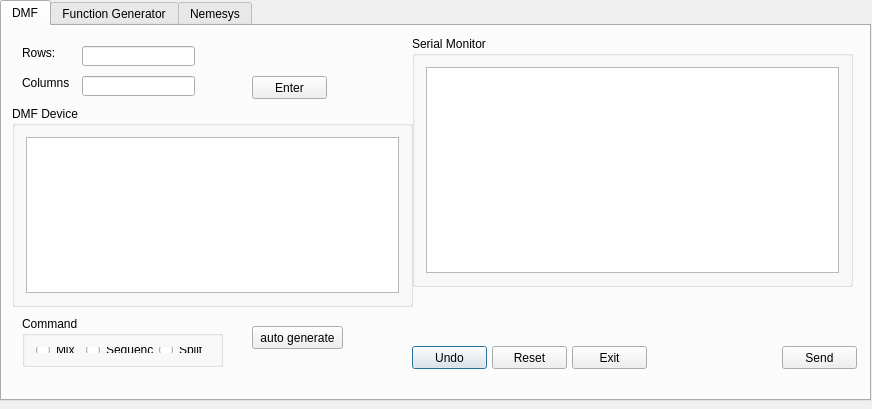
<?xml version="1.0" encoding="UTF-8"?>
<ui version="4.0">
 <class>DMFgui</class>
 <widget class="QDialog" name="DMFgui">
  <property name="geometry">
   <rect>
    <x>0</x>
    <y>0</y>
    <width>872</width>
    <height>409</height>
   </rect>
  </property>
  <property name="windowTitle">
   <string>DMFgui</string>
  </property>
  <widget class="QTabWidget" name="tabs">
   <property name="geometry">
    <rect>
     <x>0</x>
     <y>0</y>
     <width>871</width>
     <height>401</height>
    </rect>
   </property>
   <property name="currentIndex">
    <number>0</number>
   </property>
   <property name="tabBarAutoHide">
    <bool>false</bool>
   </property>
   <widget class="QWidget" name="tab">
    <attribute name="title">
     <string>DMF</string>
    </attribute>
    <widget class="QGroupBox" name="commandGroup">
     <property name="geometry">
      <rect>
       <x>20</x>
       <y>290</y>
       <width>201</width>
       <height>51</height>
      </rect>
     </property>
     <property name="title">
      <string>Command</string>
     </property>
     <layout class="QHBoxLayout" name="horizontalLayout">
      <item>
       <widget class="QRadioButton" name="mixButton">
        <property name="text">
         <string>Mix</string>
        </property>
       </widget>
      </item>
      <item>
       <widget class="QRadioButton" name="sequenceButton">
        <property name="text">
         <string>Sequence</string>
        </property>
       </widget>
      </item>
      <item>
       <widget class="QRadioButton" name="splitButton">
        <property name="text">
         <string>Split</string>
        </property>
       </widget>
      </item>
     </layout>
    </widget>
    <widget class="QGroupBox" name="SerialMonitorGroup">
     <property name="geometry">
      <rect>
       <x>410</x>
       <y>10</y>
       <width>441</width>
       <height>251</height>
      </rect>
     </property>
     <property name="title">
      <string>Serial Monitor</string>
     </property>
     <layout class="QHBoxLayout" name="horizontalLayout_2">
      <item>
       <widget class="QTextEdit" name="textEdit"/>
      </item>
     </layout>
    </widget>
    <widget class="QPushButton" name="UndoButton">
     <property name="geometry">
      <rect>
       <x>410</x>
       <y>320</y>
       <width>75</width>
       <height>23</height>
      </rect>
     </property>
     <property name="text">
      <string>Undo</string>
     </property>
    </widget>
    <widget class="QPushButton" name="resetButton">
     <property name="geometry">
      <rect>
       <x>490</x>
       <y>320</y>
       <width>75</width>
       <height>23</height>
      </rect>
     </property>
     <property name="text">
      <string>Reset</string>
     </property>
    </widget>
    <widget class="QPushButton" name="exitButton">
     <property name="geometry">
      <rect>
       <x>570</x>
       <y>320</y>
       <width>75</width>
       <height>23</height>
      </rect>
     </property>
     <property name="text">
      <string>Exit</string>
     </property>
    </widget>
    <widget class="QPushButton" name="sendButton">
     <property name="geometry">
      <rect>
       <x>780</x>
       <y>320</y>
       <width>75</width>
       <height>23</height>
      </rect>
     </property>
     <property name="text">
      <string>Send</string>
     </property>
    </widget>
    <widget class="QGroupBox" name="groupBox">
     <property name="geometry">
      <rect>
       <x>10</x>
       <y>80</y>
       <width>401</width>
       <height>201</height>
      </rect>
     </property>
     <property name="title">
      <string>DMF Device</string>
     </property>
     <layout class="QVBoxLayout" name="verticalLayout">
      <item>
       <widget class="QGraphicsView" name="graphicsView"/>
      </item>
     </layout>
    </widget>
    <widget class="QLabel" name="label_2">
     <property name="geometry">
      <rect>
       <x>20</x>
       <y>20</y>
       <width>47</width>
       <height>13</height>
      </rect>
     </property>
     <property name="text">
      <string>Rows:</string>
     </property>
    </widget>
    <widget class="QLabel" name="label_3">
     <property name="geometry">
      <rect>
       <x>20</x>
       <y>50</y>
       <width>47</width>
       <height>13</height>
      </rect>
     </property>
     <property name="text">
      <string>Columns:</string>
     </property>
    </widget>
    <widget class="QLineEdit" name="rowEdit">
     <property name="geometry">
      <rect>
       <x>80</x>
       <y>20</y>
       <width>113</width>
       <height>20</height>
      </rect>
     </property>
    </widget>
    <widget class="QLineEdit" name="columnEdit">
     <property name="geometry">
      <rect>
       <x>80</x>
       <y>50</y>
       <width>113</width>
       <height>20</height>
      </rect>
     </property>
    </widget>
    <widget class="QPushButton" name="enterButton">
     <property name="geometry">
      <rect>
       <x>250</x>
       <y>50</y>
       <width>75</width>
       <height>23</height>
      </rect>
     </property>
     <property name="text">
      <string>Enter</string>
     </property>
    </widget>
    <widget class="QPushButton" name="autogen_Button">
     <property name="geometry">
      <rect>
       <x>250</x>
       <y>300</y>
       <width>91</width>
       <height>23</height>
      </rect>
     </property>
     <property name="text">
      <string>auto generate</string>
     </property>
    </widget>
   </widget>
   <widget class="QWidget" name="tab_2">
    <attribute name="title">
     <string>Function Generator</string>
    </attribute>
    <widget class="QPushButton" name="Voltage_SendButton">
     <property name="geometry">
      <rect>
       <x>230</x>
       <y>30</y>
       <width>75</width>
       <height>23</height>
      </rect>
     </property>
     <property name="text">
      <string>Send</string>
     </property>
    </widget>
    <widget class="QLineEdit" name="lineEdit">
     <property name="geometry">
      <rect>
       <x>100</x>
       <y>30</y>
       <width>121</width>
       <height>21</height>
      </rect>
     </property>
     <property name="text">
      <string/>
     </property>
    </widget>
    <widget class="QLabel" name="label">
     <property name="geometry">
      <rect>
       <x>30</x>
       <y>30</y>
       <width>121</width>
       <height>21</height>
      </rect>
     </property>
     <property name="text">
      <string>Set Voltage:</string>
     </property>
    </widget>
   </widget>
   <widget class="QWidget" name="tab_3">
    <attribute name="title">
     <string>Nemesys</string>
    </attribute>
    <widget class="QComboBox" name="unitsComboBox">
     <property name="geometry">
      <rect>
       <x>100</x>
       <y>20</y>
       <width>51</width>
       <height>16</height>
      </rect>
     </property>
    </widget>
    <widget class="QLabel" name="label_7">
     <property name="geometry">
      <rect>
       <x>30</x>
       <y>20</y>
       <width>61</width>
       <height>16</height>
      </rect>
     </property>
     <property name="text">
      <string>Volume Units:</string>
     </property>
    </widget>
    <widget class="QPushButton" name="doseButton">
     <property name="geometry">
      <rect>
       <x>10</x>
       <y>180</y>
       <width>51</width>
       <height>23</height>
      </rect>
     </property>
     <property name="text">
      <string>Dose</string>
     </property>
    </widget>
    <widget class="QGroupBox" name="groupBox_2">
     <property name="geometry">
      <rect>
       <x>30</x>
       <y>80</y>
       <width>171</width>
       <height>91</height>
      </rect>
     </property>
     <property name="title">
      <string>Target Values</string>
     </property>
     <widget class="QRadioButton" name="targetVolume">
      <property name="geometry">
       <rect>
        <x>10</x>
        <y>20</y>
        <width>21</width>
        <height>17</height>
       </rect>
      </property>
      <property name="text">
       <string/>
      </property>
     </widget>
     <widget class="QLabel" name="label_5">
      <property name="geometry">
       <rect>
        <x>100</x>
        <y>20</y>
        <width>47</width>
        <height>13</height>
       </rect>
      </property>
      <property name="text">
       <string>Volume</string>
      </property>
     </widget>
     <widget class="QRadioButton" name="targetFlow">
      <property name="geometry">
       <rect>
        <x>10</x>
        <y>50</y>
        <width>21</width>
        <height>17</height>
       </rect>
      </property>
      <property name="text">
       <string/>
      </property>
     </widget>
     <widget class="QLabel" name="label_6">
      <property name="geometry">
       <rect>
        <x>100</x>
        <y>50</y>
        <width>47</width>
        <height>13</height>
       </rect>
      </property>
      <property name="text">
       <string>Flow rate</string>
      </property>
     </widget>
     <widget class="QLineEdit" name="targetVolumeEdit">
      <property name="geometry">
       <rect>
        <x>30</x>
        <y>20</y>
        <width>61</width>
        <height>20</height>
       </rect>
      </property>
     </widget>
     <widget class="QLineEdit" name="targetFlowRateEdit">
      <property name="geometry">
       <rect>
        <x>30</x>
        <y>50</y>
        <width>61</width>
        <height>20</height>
       </rect>
      </property>
     </widget>
    </widget>
    <widget class="QPushButton" name="refillButton">
     <property name="geometry">
      <rect>
       <x>70</x>
       <y>180</y>
       <width>61</width>
       <height>23</height>
      </rect>
     </property>
     <property name="text">
      <string>Refill</string>
     </property>
    </widget>
    <widget class="QPushButton" name="emptyButton">
     <property name="geometry">
      <rect>
       <x>140</x>
       <y>180</y>
       <width>61</width>
       <height>23</height>
      </rect>
     </property>
     <property name="text">
      <string>Empty</string>
     </property>
    </widget>
    <widget class="QGroupBox" name="groupBox_3">
     <property name="geometry">
      <rect>
       <x>270</x>
       <y>60</y>
       <width>221</width>
       <height>141</height>
      </rect>
     </property>
     <property name="title">
      <string>Current Values</string>
     </property>
     <widget class="QLabel" name="label_4">
      <property name="geometry">
       <rect>
        <x>20</x>
        <y>20</y>
        <width>47</width>
        <height>13</height>
       </rect>
      </property>
      <property name="text">
       <string>Volume:</string>
      </property>
     </widget>
     <widget class="QLabel" name="label_8">
      <property name="geometry">
       <rect>
        <x>20</x>
        <y>50</y>
        <width>51</width>
        <height>16</height>
       </rect>
      </property>
      <property name="text">
       <string>Flow rate:</string>
      </property>
     </widget>
     <widget class="QLabel" name="label_9">
      <property name="geometry">
       <rect>
        <x>20</x>
        <y>80</y>
        <width>71</width>
        <height>16</height>
       </rect>
      </property>
      <property name="text">
       <string>Syringe Level:</string>
      </property>
     </widget>
     <widget class="QLineEdit" name="lineEdit_2">
      <property name="geometry">
       <rect>
        <x>70</x>
        <y>20</y>
        <width>131</width>
        <height>20</height>
       </rect>
      </property>
     </widget>
     <widget class="QLineEdit" name="TargetMonitorFlowRate">
      <property name="geometry">
       <rect>
        <x>80</x>
        <y>50</y>
        <width>121</width>
        <height>20</height>
       </rect>
      </property>
     </widget>
     <widget class="QLineEdit" name="TargetMonitorSyringeLevel">
      <property name="geometry">
       <rect>
        <x>90</x>
        <y>80</y>
        <width>113</width>
        <height>20</height>
       </rect>
      </property>
     </widget>
    </widget>
    <widget class="QPushButton" name="OpenButton">
     <property name="geometry">
      <rect>
       <x>260</x>
       <y>20</y>
       <width>91</width>
       <height>23</height>
      </rect>
     </property>
     <property name="text">
      <string>Open NemeSYS</string>
     </property>
    </widget>
    <widget class="QPushButton" name="CloseButton">
     <property name="geometry">
      <rect>
       <x>370</x>
       <y>20</y>
       <width>91</width>
       <height>23</height>
      </rect>
     </property>
     <property name="text">
      <string>Close NemeSYS</string>
     </property>
    </widget>
    <widget class="QLabel" name="label_10">
     <property name="geometry">
      <rect>
       <x>30</x>
       <y>50</y>
       <width>81</width>
       <height>16</height>
      </rect>
     </property>
     <property name="text">
      <string>Flow rate Units</string>
     </property>
    </widget>
    <widget class="QComboBox" name="funitscomboBox">
     <property name="geometry">
      <rect>
       <x>120</x>
       <y>50</y>
       <width>69</width>
       <height>16</height>
      </rect>
     </property>
    </widget>
    <widget class="QLabel" name="label_11">
     <property name="geometry">
      <rect>
       <x>590</x>
       <y>20</y>
       <width>71</width>
       <height>16</height>
      </rect>
     </property>
     <property name="text">
      <string>Dosing Units</string>
     </property>
    </widget>
    <widget class="QComboBox" name="dosingUnitscomboBox">
     <property name="geometry">
      <rect>
       <x>660</x>
       <y>20</y>
       <width>71</width>
       <height>20</height>
      </rect>
     </property>
    </widget>
    <widget class="QPushButton" name="CalibrateButton">
     <property name="geometry">
      <rect>
       <x>480</x>
       <y>20</y>
       <width>81</width>
       <height>23</height>
      </rect>
     </property>
     <property name="text">
      <string>Calibrate</string>
     </property>
    </widget>
    <widget class="QPushButton" name="StopButton">
     <property name="geometry">
      <rect>
       <x>210</x>
       <y>180</y>
       <width>51</width>
       <height>23</height>
      </rect>
     </property>
     <property name="text">
      <string>Stop</string>
     </property>
    </widget>
    <widget class="QRadioButton" name="MonitorButton">
     <property name="geometry">
      <rect>
       <x>330</x>
       <y>230</y>
       <width>82</width>
       <height>17</height>
      </rect>
     </property>
     <property name="text">
      <string>Monitor</string>
     </property>
    </widget>
    <widget class="QRadioButton" name="MButton">
     <property name="geometry">
      <rect>
       <x>330</x>
       <y>260</y>
       <width>82</width>
       <height>17</height>
      </rect>
     </property>
     <property name="text">
      <string>RadioButton</string>
     </property>
    </widget>
    <zorder>MButton</zorder>
    <zorder>unitsComboBox</zorder>
    <zorder>label_7</zorder>
    <zorder>doseButton</zorder>
    <zorder>groupBox_2</zorder>
    <zorder>refillButton</zorder>
    <zorder>emptyButton</zorder>
    <zorder>groupBox_3</zorder>
    <zorder>OpenButton</zorder>
    <zorder>CloseButton</zorder>
    <zorder>label_10</zorder>
    <zorder>funitscomboBox</zorder>
    <zorder>label_11</zorder>
    <zorder>dosingUnitscomboBox</zorder>
    <zorder>CalibrateButton</zorder>
    <zorder>StopButton</zorder>
    <zorder>MonitorButton</zorder>
   </widget>
  </widget>
 </widget>
 <layoutdefault spacing="6" margin="11"/>
 <resources/>
 <connections/>
</ui>
